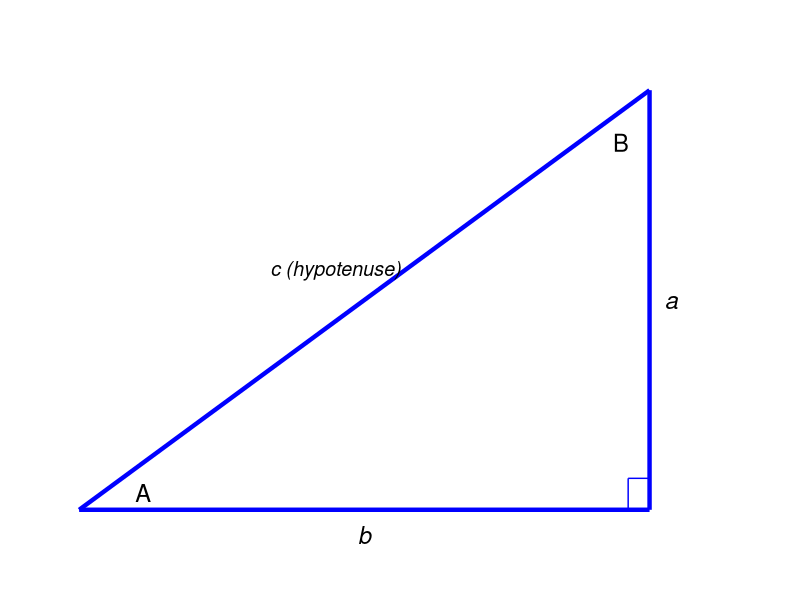
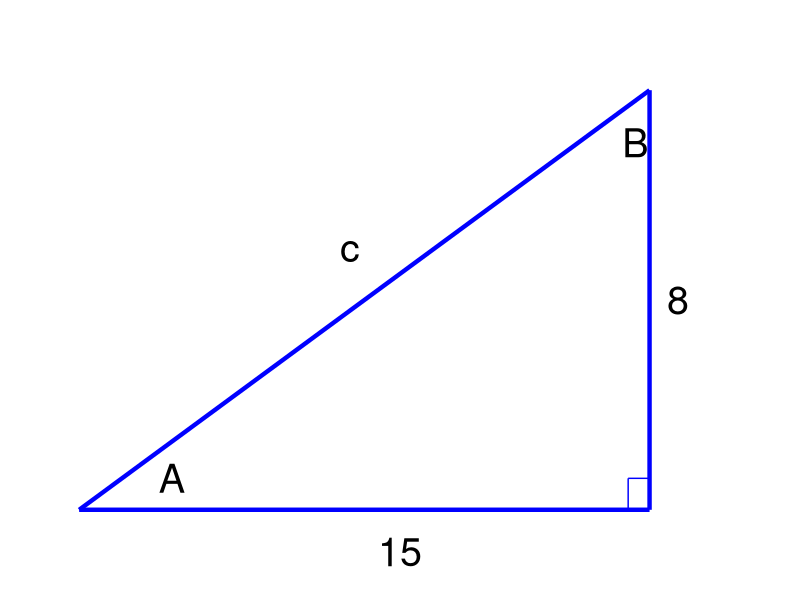
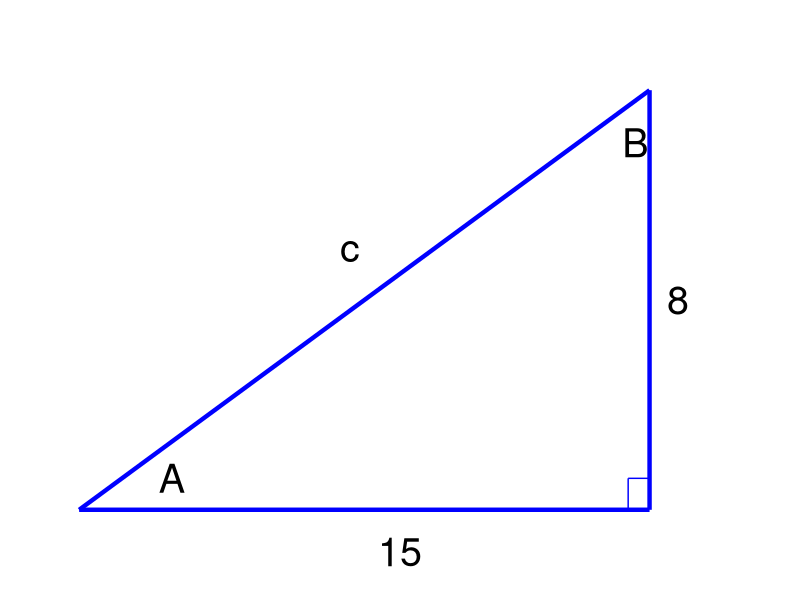
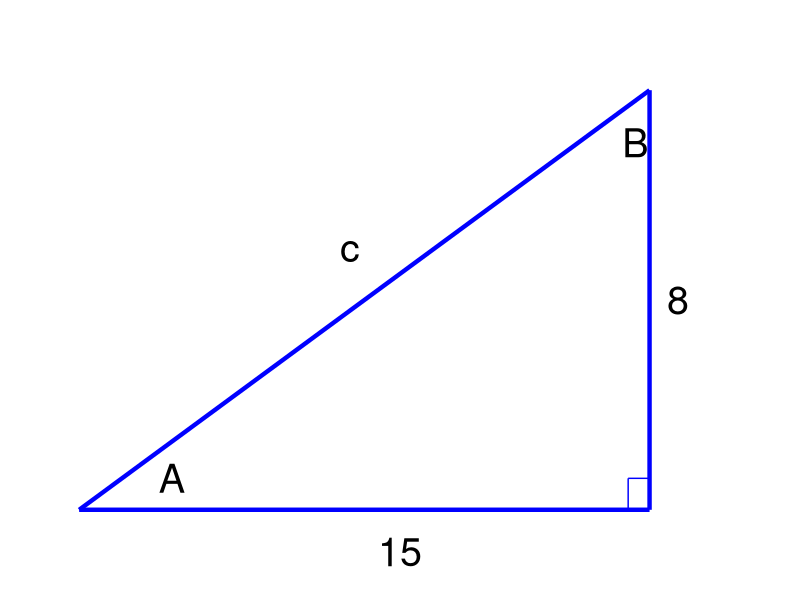
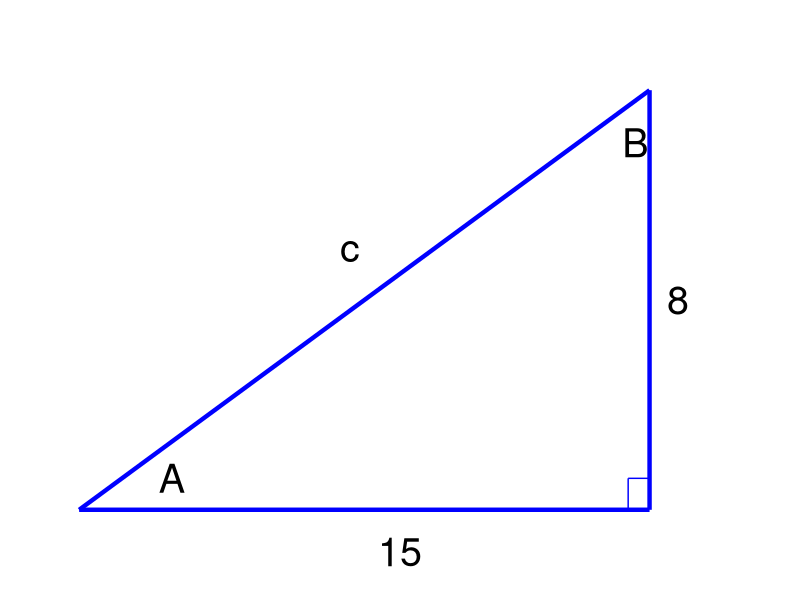
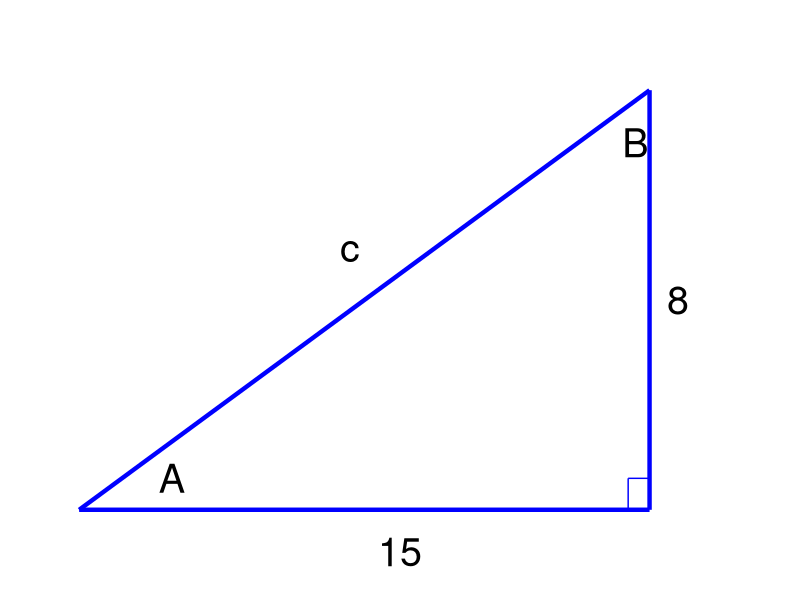
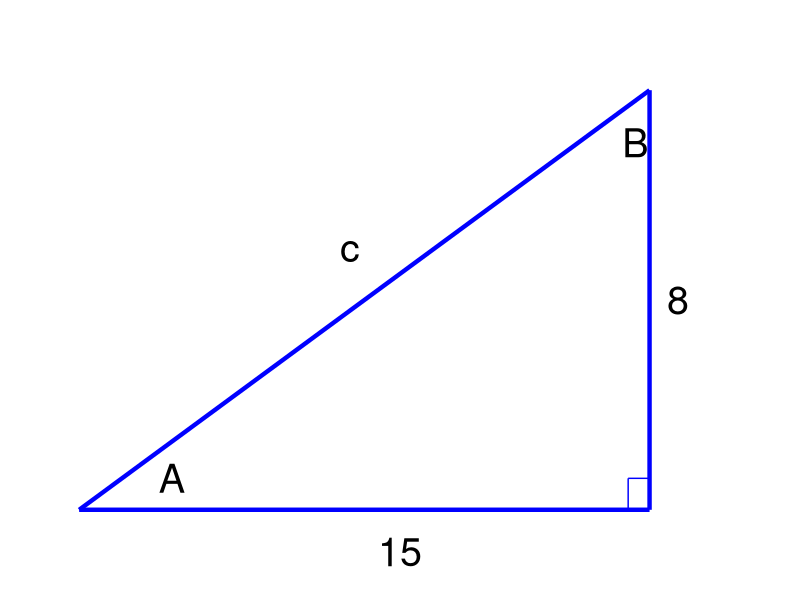
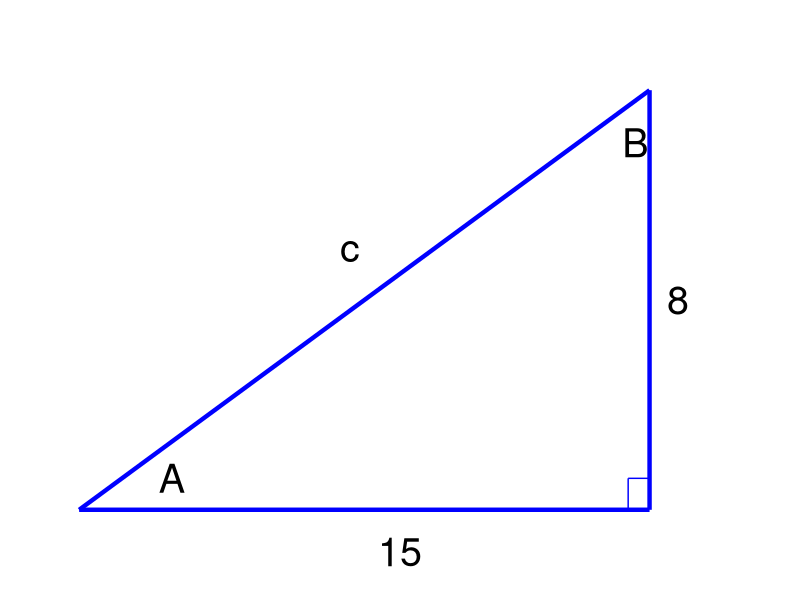

These charts were generated, in order, by the following R code:
## ---- chunk 1
library(tidyverse)
library(patchwork)

theme_set(theme_bw(base_size = 16))
## ---- chunk 2
#| echo: false
#| message: false
#| fig.height: 4.5

library(ggplot2)

ggplot() +
  geom_segment(aes(x = 0, y = 0, xend = 4, yend = 0), linewidth = 1.5, color = "blue") +
  geom_segment(aes(x = 4, y = 0, xend = 4, yend = 2), linewidth = 1.5, color = "blue") +
  geom_segment(aes(x = 0, y = 0, xend = 4, yend = 2), linewidth = 1.5, color = "blue") +
  # right angle marker
  geom_segment(aes(x = 3.85, y = 0, xend = 3.85, yend = 0.15), color = "blue") +
  geom_segment(aes(x = 3.85, y = 0.15, xend = 4, yend = 0.15), color = "blue") +
  # labels
  annotate("text", x = 2, y = -0.12, label = "b", size = 6, fontface = "italic") +
  annotate("text", x = 4.15, y = 1, label = "a", size = 6, fontface = "italic") +
  annotate("text", x = 1.8, y = 1.15, label = "c (hypotenuse)", size = 5, fontface = "italic") +
  annotate("text", x = 0.45, y = 0.08, label = "A", size = 6) +
  annotate("text", x = 3.8, y = 1.75, label = "B", size = 6) +
  coord_cartesian(xlim = c(-0.3, 4.8), ylim = c(-0.3, 2.3)) +
  theme_void()
## ---- chunk 3
#| echo: false
#| fig.height: 3.5

ggplot() +
  geom_segment(aes(x = 0, y = 0, xend = 4, yend = 0), linewidth = 1.5, color = "blue") +
  geom_segment(aes(x = 4, y = 0, xend = 4, yend = 2), linewidth = 1.5, color = "blue") +
  geom_segment(aes(x = 0, y = 0, xend = 4, yend = 2), linewidth = 1.5, color = "blue") +
  geom_segment(aes(x = 3.85, y = 0, xend = 3.85, yend = 0.15), color = "blue") +
  geom_segment(aes(x = 3.85, y = 0.15, xend = 4, yend = 0.15), color = "blue") +
  annotate("text", x = 2.25, y = -0.2, label = "15", size = 10) +
  annotate("text", x = 4.2, y = 1, label = "8", size = 10) +
  annotate("text", x = 1.9, y = 1.25, label = "c", size = 10) +
  annotate("text", x = 0.65, y = 0.15, label = "A", size = 10) +
  annotate("text", x = 3.9, y = 1.75, label = "B", size = 10) +
  coord_cartesian(xlim = c(-0.3, 4.8), ylim = c(-0.3, 2.3)) +
  theme_void()
## ---- chunk 4
#| echo: false
#| fig.height: 3.5

ggplot() +
  geom_segment(aes(x = 0, y = 0, xend = 4, yend = 0), linewidth = 1.5, color = "blue") +
  geom_segment(aes(x = 4, y = 0, xend = 4, yend = 2), linewidth = 1.5, color = "blue") +
  geom_segment(aes(x = 0, y = 0, xend = 4, yend = 2), linewidth = 1.5, color = "blue") +
  geom_segment(aes(x = 3.85, y = 0, xend = 3.85, yend = 0.15), color = "blue") +
  geom_segment(aes(x = 3.85, y = 0.15, xend = 4, yend = 0.15), color = "blue") +
  annotate("text", x = 2.25, y = -0.2, label = "15", size = 10) +
  annotate("text", x = 4.2, y = 1, label = "8", size = 10) +
  annotate("text", x = 1.9, y = 1.25, label = "c", size = 10) +
  annotate("text", x = 0.65, y = 0.15, label = "A", size = 10) +
  annotate("text", x = 3.9, y = 1.75, label = "B", size = 10) +
  coord_cartesian(xlim = c(-0.3, 4.8), ylim = c(-0.3, 2.3)) +
  theme_void()
## ---- chunk 5
#| echo: false
#| fig.height: 3.5

ggplot() +
  geom_segment(aes(x = 0, y = 0, xend = 4, yend = 0), linewidth = 1.5, color = "blue") +
  geom_segment(aes(x = 4, y = 0, xend = 4, yend = 2), linewidth = 1.5, color = "blue") +
  geom_segment(aes(x = 0, y = 0, xend = 4, yend = 2), linewidth = 1.5, color = "blue") +
  geom_segment(aes(x = 3.85, y = 0, xend = 3.85, yend = 0.15), color = "blue") +
  geom_segment(aes(x = 3.85, y = 0.15, xend = 4, yend = 0.15), color = "blue") +
  annotate("text", x = 2.25, y = -0.2, label = "15", size = 10) +
  annotate("text", x = 4.2, y = 1, label = "8", size = 10) +
  annotate("text", x = 1.9, y = 1.25, label = "c", size = 10) +
  annotate("text", x = 0.65, y = 0.15, label = "A", size = 10) +
  annotate("text", x = 3.9, y = 1.75, label = "B", size = 10) +
  coord_cartesian(xlim = c(-0.3, 4.8), ylim = c(-0.3, 2.3)) +
  theme_void()
## ---- chunk 6
#| echo: false
#| fig.height: 3.5

ggplot() +
  geom_segment(aes(x = 0, y = 0, xend = 4, yend = 0), linewidth = 1.5, color = "blue") +
  geom_segment(aes(x = 4, y = 0, xend = 4, yend = 2), linewidth = 1.5, color = "blue") +
  geom_segment(aes(x = 0, y = 0, xend = 4, yend = 2), linewidth = 1.5, color = "blue") +
  geom_segment(aes(x = 3.85, y = 0, xend = 3.85, yend = 0.15), color = "blue") +
  geom_segment(aes(x = 3.85, y = 0.15, xend = 4, yend = 0.15), color = "blue") +
  annotate("text", x = 2.25, y = -0.2, label = "15", size = 10) +
  annotate("text", x = 4.2, y = 1, label = "8", size = 10) +
  annotate("text", x = 1.9, y = 1.25, label = "c", size = 10) +
  annotate("text", x = 0.65, y = 0.15, label = "A", size = 10) +
  annotate("text", x = 3.9, y = 1.75, label = "B", size = 10) +
  coord_cartesian(xlim = c(-0.3, 4.8), ylim = c(-0.3, 2.3)) +
  theme_void()
## ---- chunk 7
#| echo: false
#| fig.height: 3.5

ggplot() +
  geom_segment(aes(x = 0, y = 0, xend = 4, yend = 0), linewidth = 1.5, color = "blue") +
  geom_segment(aes(x = 4, y = 0, xend = 4, yend = 2), linewidth = 1.5, color = "blue") +
  geom_segment(aes(x = 0, y = 0, xend = 4, yend = 2), linewidth = 1.5, color = "blue") +
  geom_segment(aes(x = 3.85, y = 0, xend = 3.85, yend = 0.15), color = "blue") +
  geom_segment(aes(x = 3.85, y = 0.15, xend = 4, yend = 0.15), color = "blue") +
  annotate("text", x = 2.25, y = -0.2, label = "15", size = 10) +
  annotate("text", x = 4.2, y = 1, label = "8", size = 10) +
  annotate("text", x = 1.9, y = 1.25, label = "c", size = 10) +
  annotate("text", x = 0.65, y = 0.15, label = "A", size = 10) +
  annotate("text", x = 3.9, y = 1.75, label = "B", size = 10) +
  coord_cartesian(xlim = c(-0.3, 4.8), ylim = c(-0.3, 2.3)) +
  theme_void()
## ---- chunk 8
#| echo: false
#| fig.height: 3.5

ggplot() +
  geom_segment(aes(x = 0, y = 0, xend = 4, yend = 0), linewidth = 1.5, color = "blue") +
  geom_segment(aes(x = 4, y = 0, xend = 4, yend = 2), linewidth = 1.5, color = "blue") +
  geom_segment(aes(x = 0, y = 0, xend = 4, yend = 2), linewidth = 1.5, color = "blue") +
  geom_segment(aes(x = 3.85, y = 0, xend = 3.85, yend = 0.15), color = "blue") +
  geom_segment(aes(x = 3.85, y = 0.15, xend = 4, yend = 0.15), color = "blue") +
  annotate("text", x = 2.25, y = -0.2, label = "15", size = 10) +
  annotate("text", x = 4.2, y = 1, label = "8", size = 10) +
  annotate("text", x = 1.9, y = 1.25, label = "c", size = 10) +
  annotate("text", x = 0.65, y = 0.15, label = "A", size = 10) +
  annotate("text", x = 3.9, y = 1.75, label = "B", size = 10) +
  coord_cartesian(xlim = c(-0.3, 4.8), ylim = c(-0.3, 2.3)) +
  theme_void()
## ---- chunk 9
#| echo: false
#| fig.height: 3.5

ggplot() +
  geom_segment(aes(x = 0, y = 0, xend = 4, yend = 0), linewidth = 1.5, color = "blue") +
  geom_segment(aes(x = 4, y = 0, xend = 4, yend = 2), linewidth = 1.5, color = "blue") +
  geom_segment(aes(x = 0, y = 0, xend = 4, yend = 2), linewidth = 1.5, color = "blue") +
  geom_segment(aes(x = 3.85, y = 0, xend = 3.85, yend = 0.15), color = "blue") +
  geom_segment(aes(x = 3.85, y = 0.15, xend = 4, yend = 0.15), color = "blue") +
  annotate("text", x = 2.25, y = -0.2, label = "15", size = 10) +
  annotate("text", x = 4.2, y = 1, label = "8", size = 10) +
  annotate("text", x = 1.9, y = 1.25, label = "c", size = 10) +
  annotate("text", x = 0.65, y = 0.15, label = "A", size = 10) +
  annotate("text", x = 3.9, y = 1.75, label = "B", size = 10) +
  coord_cartesian(xlim = c(-0.3, 4.8), ylim = c(-0.3, 2.3)) +
  theme_void()
## ---- chunk 10
#| echo: false
#| fig.height: 3.5

ggplot() +
  # ground
  geom_segment(aes(x = 0, y = 0, xend = 5, yend = 0), linewidth = 1, color = "gray50") +
  # tree
  geom_segment(aes(x = 0, y = 0, xend = 0, yend = 4), linewidth = 2, color = "darkgreen") +
  # person
  geom_segment(aes(x = 5, y = 0, xend = 5, yend = 0.6), linewidth = 2, color = "black") +
  # sight line from eye to treetop
  geom_segment(aes(x = 5, y = 0.6, xend = 0, yend = 4), linewidth = 1, color = "blue", linetype = "dashed") +
  # horizontal from eye
  geom_segment(aes(x = 5, y = 0.6, xend = 0, yend = 0.6), linewidth = 0.8, color = "blue", linetype = "dotted") +
  # labels
  annotate("text", x = 2.5, y = -0.3, label = "40 ft", size = 10) +
  annotate("text", x = -0.3, y = 2, label = "h", size = 10) +
  annotate("text", x = 3.75, y = 1, label = "57°", size = 10, color = "blue") +
  annotate("text", x = 5.5, y = 0.3, label = "5'8\"", size = 10) +
  coord_cartesian(xlim = c(-0.6, 5.8), ylim = c(-0.4, 4.4)) +
  theme_void()
## ---- chunk 11
#| echo: false
#| fig.height: 3.5

ggplot() +
  # ground
  geom_segment(aes(x = 0, y = 0, xend = 5, yend = 0), linewidth = 1, color = "gray50") +
  # tree
  geom_segment(aes(x = 0, y = 0, xend = 0, yend = 4), linewidth = 2, color = "darkgreen") +
  # person
  geom_segment(aes(x = 5, y = 0, xend = 5, yend = 0.6), linewidth = 2, color = "black") +
  # sight line from eye to treetop
  geom_segment(aes(x = 5, y = 0.6, xend = 0, yend = 4), linewidth = 1, color = "blue", linetype = "dashed") +
  # horizontal from eye
  geom_segment(aes(x = 5, y = 0.6, xend = 0, yend = 0.6), linewidth = 0.8, color = "blue", linetype = "dotted") +
  # labels
  annotate("text", x = 2.5, y = -0.3, label = "40 ft", size = 10) +
  annotate("text", x = -0.3, y = 2, label = "h", size = 10) +
  annotate("text", x = 3.75, y = 1, label = "57°", size = 10, color = "blue") +
  annotate("text", x = 5.5, y = 0.3, label = "5'8\"", size = 10) +
  coord_cartesian(xlim = c(-0.6, 5.8), ylim = c(-0.4, 4.4)) +
  theme_void()
## ---- chunk 12
#| echo: false
#| fig.height: 3.5

ggplot() +
  geom_segment(aes(x = 0, y = 0, xend = 4, yend = 0), linewidth = 1, color = "gray50") +
  geom_segment(aes(x = 0, y = 0, xend = 0, yend = 3), linewidth = 2, color = "gray40") +
  geom_segment(aes(x = 0, y = 3, xend = 0, yend = 3.6), linewidth = 2, color = "darkred") +
  geom_segment(aes(x = 4, y = 0, xend = 0, yend = 3), linewidth = 1, color = "blue", linetype = "dashed") +
  geom_segment(aes(x = 4, y = 0, xend = 0, yend = 3.6), linewidth = 1, color = "darkred", linetype = "dashed") +
  annotate("text", x = 2, y = -0.3, label = "300 ft", size = 10) +
  annotate("text", x = -0.5, y = 1.5, label = "building", size = 10, color = "gray40") +
  annotate("text", x = -0.5, y = 3.3, label = "antenna", size = 10, color = "darkred") +
  annotate("text", x = 3.15, y = 0.35, label = "40°", size = 10, color = "blue") +
  annotate("text", x = 2.65, y = 0.6, label = "43°", size = 10, color = "darkred") +
  coord_cartesian(xlim = c(-0.8, 4.5), ylim = c(-0.4, 4.0)) +
  theme_void()
## ---- chunk 13
#| echo: false
#| fig.height: 3.5

ggplot() +
  geom_segment(aes(x = 0, y = -1.5, xend = 4, yend = -1.5), linewidth = 1, color = "gray50") +
  geom_segment(aes(x = 0, y = 0, xend = 0, yend = -1.5), linewidth = 2, color = "darkgreen") +
  geom_segment(aes(x = 0, y = 0, xend = 0, yend = 2.5), linewidth = 2, color = "darkgreen") +
  geom_segment(aes(x = 4, y = -1.5, xend = 4, yend = 2.5), color = "black", linewidth = 0.75) +
  geom_segment(aes(x = 4, y = 0.5, xend = 0, yend = 2.5), linewidth = 1, color = "blue", linetype = "dashed") +
  geom_segment(aes(x = 4, y = 0.5, xend = 0, yend = -1.5), linewidth = 1, color = "darkred", linetype = "dashed") +
  geom_segment(aes(x = 4, y = 0.5, xend = 0, yend = 0.5), linewidth = 0.8, color = "black", linetype = "dotted") +
  geom_point(aes(x = 4, y = 0.5), size = 3, color = "black") +
  annotate("text", x = 2, y = -1.75, label = "325 ft", size = 10) +
  annotate("text", x = 2.5, y = 0.9, label = "43°", size = 10, color = "blue") +
  annotate("text", x = 2.5, y = 0.15, label = "31°", size = 10, color = "darkred") +
  annotate("text", x = 4.5, y = 0.5, label = "window", size = 10) +
  annotate("text", x = -0.4, y = 2.5, label = "top", size = 10, color = "darkgreen") +
  annotate("text", x = -0.4, y = -1.5, label = "base", size = 10, color = "darkgreen") +
  coord_cartesian(xlim = c(-0.8, 5), ylim = c(-2, 3)) +
  theme_void()
